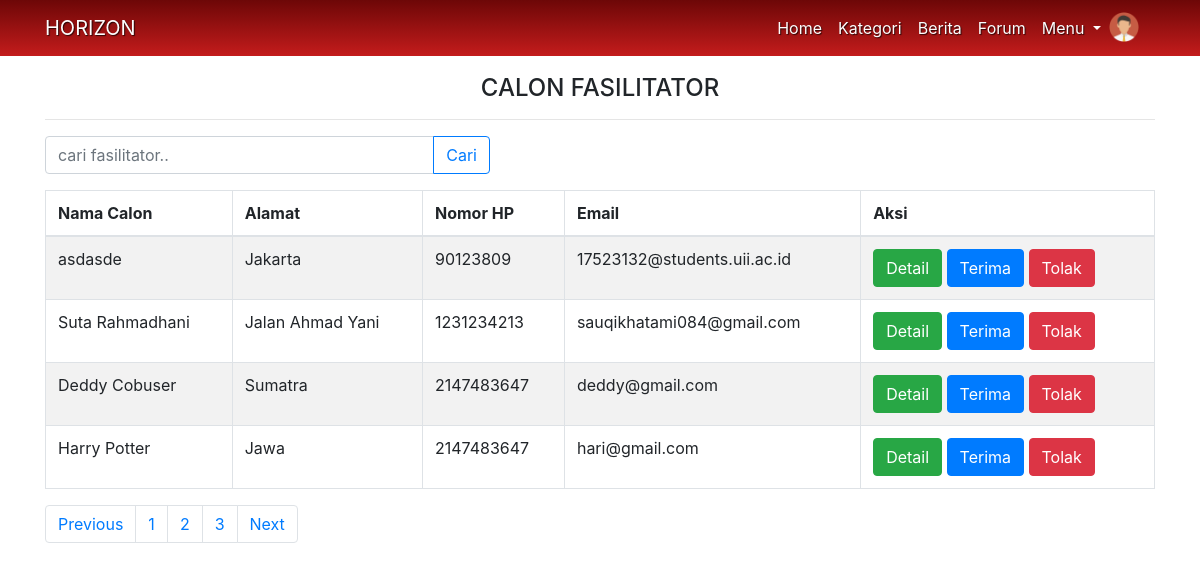
Page /controller/calonfasilitator on the earlier database version.
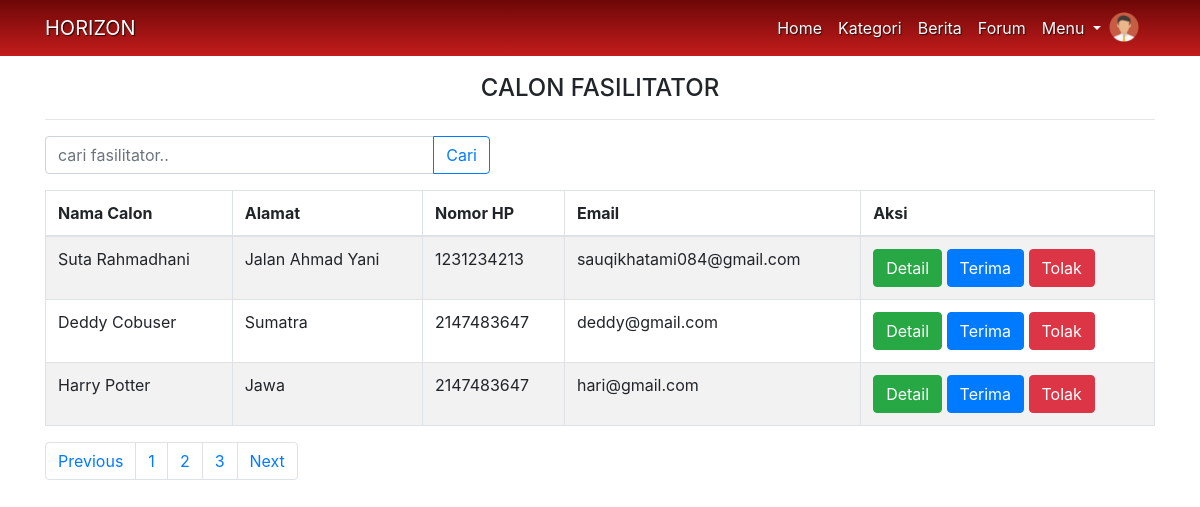
Same page on the later database version.
### tables this page shows
CREATE TABLE `m_users` (
  `id_user` int(11) NOT NULL,
  `nama` varchar(100) NOT NULL,
  `jenis_kelamin` varchar(20) NOT NULL,
  `usia` int(100) NOT NULL,
  `jenjang_pendidikan` varchar(100) NOT NULL,
  `alasan` text NOT NULL,
  `email` varchar(255) NOT NULL,
  `password` varchar(64) NOT NULL,
  `alamat` varchar(255) NOT NULL,
  `kode_pos` int(20) NOT NULL,
  `nomor_hp` int(12) NOT NULL,
  `peran` enum('fasilitator','bnpb') NOT NULL,
  `status` enum('nonaktif','aktif') NOT NULL,
  `kon_id` int(11) NOT NULL
);

### application/controllers/controller.php (called while the page is built, shortened)
<?php
class controller extends CI_Controller {
	function __construct() {
		$this->load->library(array('form_validation'));
		$this->load->helper(array('form', 'url'));
		$this->load->model('M_model');
	}
	public function calonfasilitator(){
		$cfs = $this->M_model->GetCalon();
		$this->load->view('calonfasilitator', array('cfs' => $cfs));
	}
}

### index.php (called while the page is built, shortened)
<?php
require_once BASEPATH.'core/CodeIgniter.php';

### application/models/M_model.php (called while the page is built, shortened)
<?php
class M_model extends CI_Model{
    public function GetCalon($where=""){
        $cfs = $this->db->query('SELECT * FROM m_users WHERE status="nonaktif"');
        return $cfs->result_array();
    }
  }
  ?>

### application/views/calonfasilitator.php (the view, shortened to what this page needs)
<?php require 'b_header.php'; ?>
    <div class="container mt-4 text-center" style="padding-top:50px">
      <h4>CALON FASILITATOR</h4><hr>
      <div class="row mt-1">
      <div class="col-lg-5">
          <form action="" method="post">
            <div class="input-group">
              <input type="text" class="form-control" placeholder="cari fasilitator.." name="keyword" autocomplete="off">
              <div class="input-group-append">
                <button class="btn btn-outline-primary" type="submit" id="tombolCari">Cari</button>
              </div>
            </div>
          </form>
        </div>
      </div>
      <div class="table-responsive">
        <table id="user_data" class="table table-bordered table-striped">
          <thead>
              <tr>
                <th>Nama Calon</th>
                <th>Alamat</th>
                <th>Nomor HP</th>
                <th>Email</th>
                <th>Aksi</th>
              </tr>
          </thead>
          <?php foreach ($cfs as $c) { ?>
              <tr>
                <td><?= $c['nama']; ?></td>
                <td><?= $c['alamat']; ?></td>
                <td><?= $c['nomor_hp']; ?></td>
                <td><?= $c['email']; ?></td>
                <td>
                <a class="btn btn-success" href="<?php echo base_url().'controller/detailcalon/'.$c['id_user']; ?>">Detail</a>
                <a class="btn btn-primary" href="<?php echo base_url('controller/terimaFasilitator/'.$c['id_user']); ?>">Terima</a>
                <a class="btn btn-danger" href="<?php echo base_url('controller/tolakFasilitator/'.$c['id_user']); ?>" onclick="return confirm('Anda Yakin Ingin Menghapus Data Ini?')">Tolak</a>
                </td>
              </tr>
          <?php } ?>
            </table>
          </div>
          <nav aria-label="Page navigation example">
            <ul class="pagination col-auto">
              <li class="page-item"><a class="page-link" href="#">Previous</a></li>
              <li class="page-item"><a class="page-link" href="#">1</a></li>
              <li class="page-item"><a class="page-link" href="#">2</a></li>
              <li class="page-item"><a class="page-link" href="#">3</a></li>
              <li class="page-item"><a class="page-link" href="#">Next</a></li>
            </ul>
          </nav>
    </div>
<?php require 'footer.php'; ?>

Differences in the rows shown:
removed m_users: nama "asdasde", alamat "Jakarta", nomor_hp "90123809", email "17523132@students.uii.ac.id"
